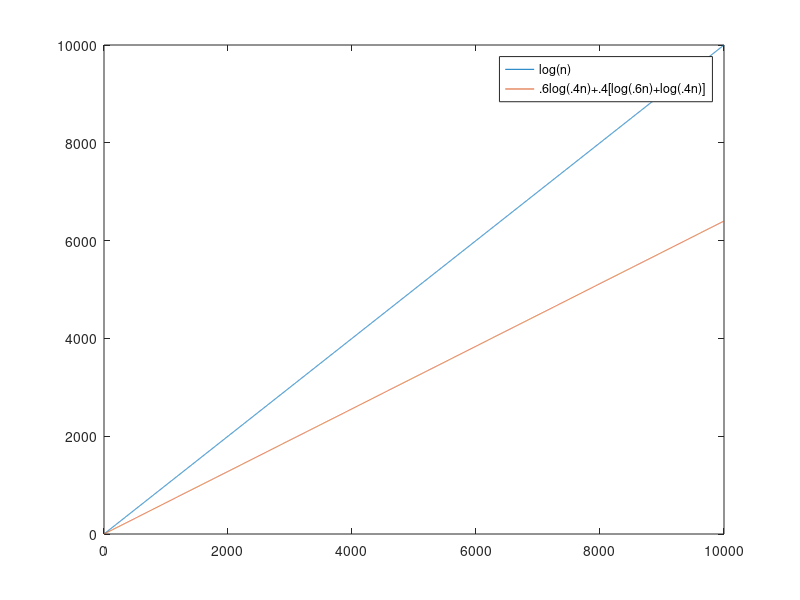

Reproduce this figure in MATLAB.
x = 1:10000;
y = log2(x);
z = .6*log2(.4*x)+(.4)*(log2(.4*x)+log2(.6*x));
plot(x,y,"-;log(n);",x,z,"-;.6log(.4n)+.4[log(.6n)+log(.4n)];");
xlabel("n");


y = x;
z = .6*.4*x+(.4)*(.4*x+.6*x);
plot(x,y,"-;log(n);",x,z,"-;.6log(.4n)+.4[log(.6n)+log(.4n)];");